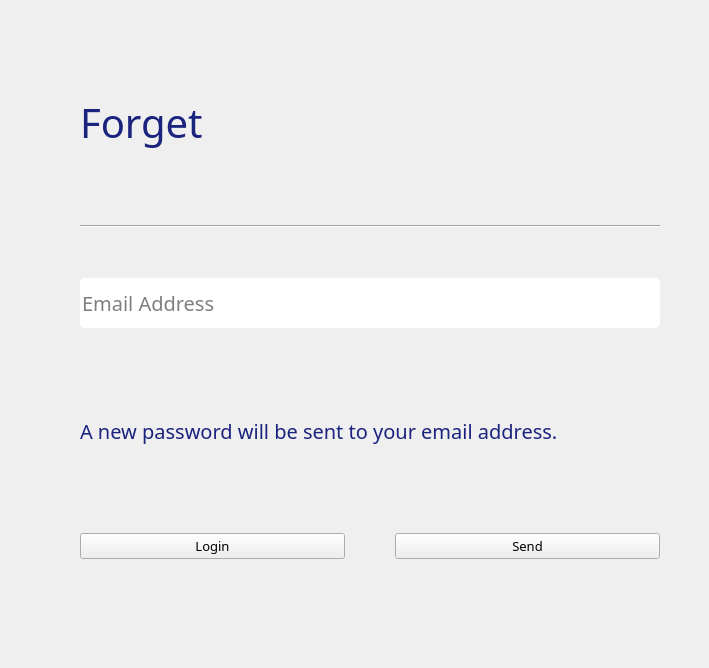
    <widget class="QWidget" name="ForgetPage">
     <widget class="QWidget" name="verticalLayoutWidget_4">
      <property name="geometry">
       <rect>
        <x>40</x>
        <y>40</y>
        <width>660</width>
        <height>619</height>
       </rect>
      </property>
      <layout class="QVBoxLayout" name="ForgetPageLayout">
       <property name="spacing">
        <number>50</number>
       </property>
       <property name="leftMargin">
        <number>40</number>
       </property>
       <property name="topMargin">
        <number>30</number>
       </property>
       <property name="rightMargin">
        <number>40</number>
       </property>
       <property name="bottomMargin">
        <number>100</number>
       </property>
       <item>
        <widget class="QLabel" name="ForgetPageLabel">
         <property name="font">
          <font>
           <family>Rockwell</family>
           <pointsize>30</pointsize>
          </font>
         </property>
         <property name="styleSheet">
          <string notr="true">color:#1a237e;
</string>
         </property>
         <property name="text">
          <string>Forget</string>
         </property>
        </widget>
       </item>
       <item>
        <widget class="Line" name="ForgetPageLine">
         <property name="orientation">
          <enum>Qt::Horizontal</enum>
         </property>
        </widget>
       </item>
       <item>
        <widget class="QLineEdit" name="ForgetPageLineEdit">
         <property name="minimumSize">
          <size>
           <width>0</width>
           <height>50</height>
          </size>
         </property>
         <property name="font">
          <font>
           <family>Rockwell</family>
           <pointsize>15</pointsize>
          </font>
         </property>
         <property name="styleSheet">
          <string notr="true">border:none;
border-radius:5;
</string>
         </property>
         <property name="text">
          <string/>
         </property>
         <property name="placeholderText">
          <string>Email Address</string>
         </property>
        </widget>
       </item>
       <item>
        <widget class="QLabel" name="ForgetPageDescriptionLabel">
         <property name="font">
          <font>
           <family>Rockwell</family>
           <pointsize>15</pointsize>
          </font>
         </property>
         <property name="styleSheet">
          <string notr="true">color:#1a237e;</string>
         </property>
         <property name="text">
          <string>A new password will be sent to your email address.</string>
         </property>
        </widget>
       </item>
       <item>
        <layout class="QHBoxLayout" name="ForgetPageHorizontalLayout">
         <item>
          <widget class="QPushButton" name="ForgetPageLoginButton">
           <property name="font">
            <font>
             <family>Rockwell</family>
             <pointsize>10</pointsize>
            </font>
           </property>
           <property name="text">
            <string>Login</string>
           </property>
          </widget>
         </item>
         <item>
          <widget class="QPushButton" name="ForgetPageSendButton">
           <property name="font">
            <font>
             <family>Rockwell</family>
             <pointsize>10</pointsize>
            </font>
           </property>
           <property name="text">
            <string>Send</string>
           </property>
          </widget>
         </item>
        </layout>
       </item>
      </layout>
     </widget>
    </widget>
